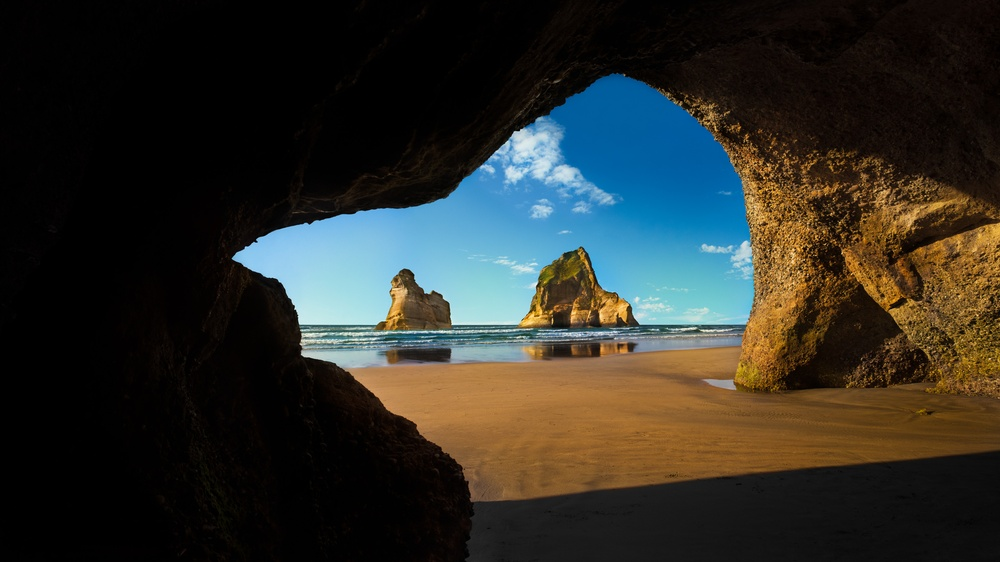
#> input picture offline/basic/img.jpg, 1000 x 562 px, shrunk from 3840 x 2160 before the run
$ python cartoon.py
#> lines starting #> are read from the running program, lines starting #| are printed output that depends on the picture; after the words box and inside, x2 and y2 are one past the last pixel; in counts of white or black regions, pixels touching at a corner belong together
import cv2
import numpy as np

img = cv2.imread("img.jpg")
#> img is the input picture: shape (562, 1000, 3); mean B, G, R 41.1, 46.8, 46

gray = cv2.cvtColor(img, cv2.COLOR_BGR2GRAY)
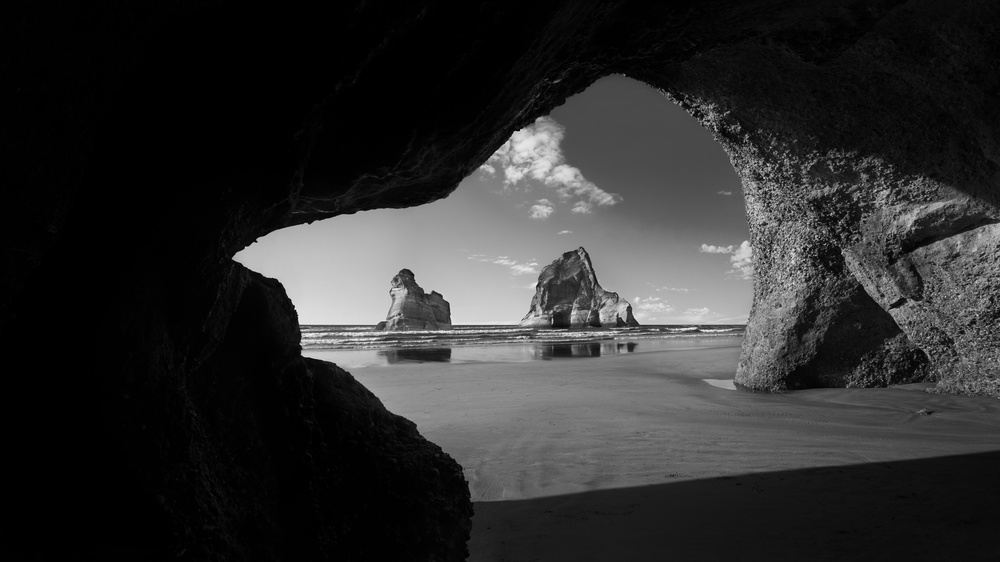
#> gray: shape (562, 1000); min 0, max 252, mean 45.9
gray = cv2.medianBlur(gray, 5)
edges = cv2.adaptiveThreshold(gray, 255,
                            cv2.ADAPTIVE_THRESH_MEAN_C,
                            cv2.THRESH_BINARY, 9, 9)
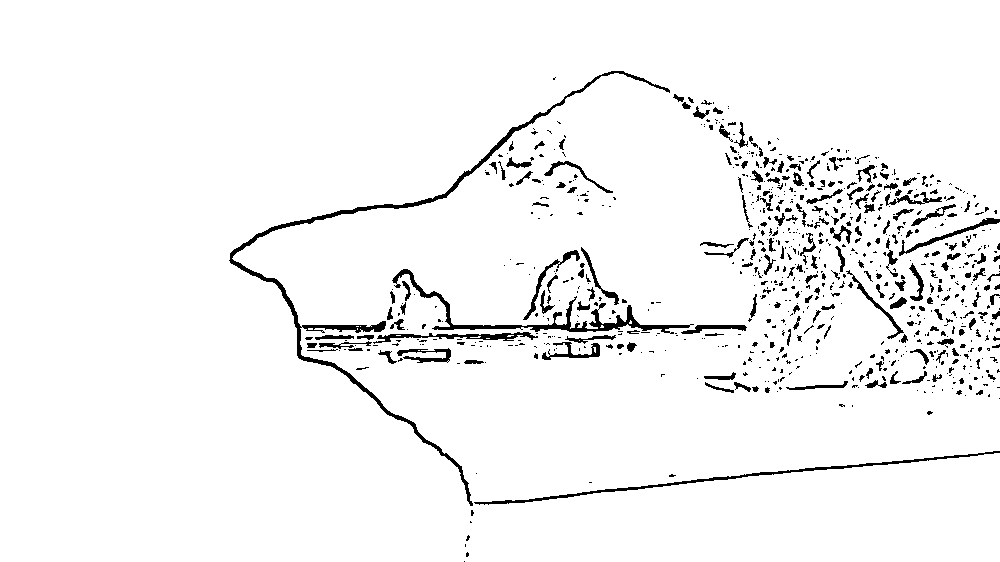
#> edges: shape (562, 1000); 95.8% white; 811 black regions (606 under 20 px), largest, box (x1, y1, x2, y2) and area: (229, 71, 670, 506) 3768, (392, 269, 694, 334) 1985, (474, 451, 1000, 505) 1369

#> (the run stopped early here; a loop or call above may not have finished)
